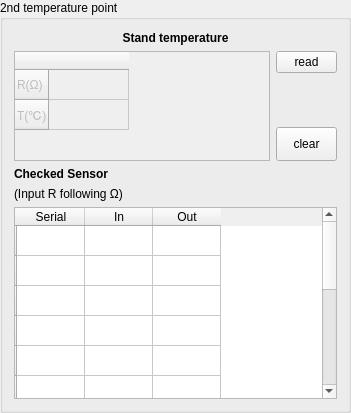
       <widget class="QGroupBox" name="groupBox_2">
        <property name="title">
         <string>2nd temperature point</string>
        </property>
        <layout class="QVBoxLayout" name="verticalLayout_3">
         <item>
          <widget class="QLabel" name="label_5">
           <property name="text">
            <string>&lt;html&gt;&lt;head/&gt;&lt;body&gt;&lt;p align=&quot;center&quot;&gt;&lt;span style=&quot; font-weight:600;&quot;&gt;Stand temperature&lt;/span&gt;&lt;/p&gt;&lt;/body&gt;&lt;/html&gt;</string>
           </property>
          </widget>
         </item>
         <item>
          <layout class="QGridLayout" name="gridLayout_3">
           <item row="0" column="0" rowspan="3">
            <widget class="QTableWidget" name="tbl_std_2">
             <property name="enabled">
              <bool>false</bool>
             </property>
             <property name="sizePolicy">
              <sizepolicy hsizetype="Preferred" vsizetype="Preferred">
               <horstretch>0</horstretch>
               <verstretch>0</verstretch>
              </sizepolicy>
             </property>
             <property name="maximumSize">
              <size>
               <width>16777215</width>
               <height>110</height>
              </size>
             </property>
             <attribute name="horizontalHeaderCascadingSectionResizes">
              <bool>true</bool>
             </attribute>
             <attribute name="horizontalHeaderDefaultSectionSize">
              <number>80</number>
             </attribute>
             <attribute name="horizontalHeaderMinimumSectionSize">
              <number>10</number>
             </attribute>
             <attribute name="verticalHeaderCascadingSectionResizes">
              <bool>true</bool>
             </attribute>
             <attribute name="verticalHeaderMinimumSectionSize">
              <number>10</number>
             </attribute>
             <row>
              <property name="text">
               <string>R(Ω)</string>
              </property>
             </row>
             <row>
              <property name="text">
               <string>T(℃)</string>
              </property>
             </row>
             <column>
              <property name="text">
               <string/>
              </property>
             </column>
             <item row="0" column="0">
              <property name="text">
               <string/>
              </property>
              <property name="flags">
               <set>ItemIsSelectable|ItemIsDragEnabled|ItemIsUserCheckable</set>
              </property>
             </item>
             <item row="1" column="0">
              <property name="text">
               <string/>
              </property>
              <property name="flags">
               <set>ItemIsSelectable|ItemIsDragEnabled|ItemIsUserCheckable</set>
              </property>
             </item>
            </widget>
           </item>
           <item row="0" column="1">
            <widget class="QPushButton" name="btn_read_2">
             <property name="enabled">
              <bool>true</bool>
             </property>
             <property name="minimumSize">
              <size>
               <width>61</width>
               <height>0</height>
              </size>
             </property>
             <property name="maximumSize">
              <size>
               <width>61</width>
               <height>16777215</height>
              </size>
             </property>
             <property name="text">
              <string>read</string>
             </property>
            </widget>
           </item>
           <item row="1" column="1">
            <spacer name="verticalSpacer_2">
             <property name="orientation">
              <enum>Qt::Vertical</enum>
             </property>
             <property name="sizeType">
              <enum>QSizePolicy::Preferred</enum>
             </property>
             <property name="sizeHint" stdset="0">
              <size>
               <width>13</width>
               <height>13</height>
              </size>
             </property>
            </spacer>
           </item>
           <item row="2" column="1">
            <widget class="QPushButton" name="btn_clear_2">
             <property name="enabled">
              <bool>true</bool>
             </property>
             <property name="sizePolicy">
              <sizepolicy hsizetype="Preferred" vsizetype="Preferred">
               <horstretch>0</horstretch>
               <verstretch>0</verstretch>
              </sizepolicy>
             </property>
             <property name="minimumSize">
              <size>
               <width>61</width>
               <height>34</height>
              </size>
             </property>
             <property name="maximumSize">
              <size>
               <width>61</width>
               <height>34</height>
              </size>
             </property>
             <property name="text">
              <string>clear</string>
             </property>
            </widget>
           </item>
          </layout>
         </item>
         <item>
          <layout class="QVBoxLayout" name="verticalLayout_4">
           <item>
            <widget class="QLabel" name="label_6">
             <property name="text">
              <string>&lt;html&gt;&lt;head/&gt;&lt;body&gt;&lt;p&gt;&lt;span style=&quot; font-weight:600;&quot;&gt;Checked Sensor&lt;/span&gt;&lt;/p&gt;&lt;/body&gt;&lt;/html&gt;</string>
             </property>
            </widget>
           </item>
           <item>
            <widget class="QLabel" name="label_7">
             <property name="text">
              <string>&lt;html&gt;&lt;head/&gt;&lt;body&gt;&lt;p&gt;(Input R following Ω)&lt;/p&gt;&lt;/body&gt;&lt;/html&gt;</string>
             </property>
            </widget>
           </item>
           <item>
            <widget class="QTableWidget" name="tbl_in_2">
             <property name="enabled">
              <bool>true</bool>
             </property>
             <attribute name="horizontalHeaderCascadingSectionResizes">
              <bool>true</bool>
             </attribute>
             <attribute name="horizontalHeaderDefaultSectionSize">
              <number>68</number>
             </attribute>
             <attribute name="horizontalHeaderMinimumSectionSize">
              <number>10</number>
             </attribute>
             <attribute name="verticalHeaderCascadingSectionResizes">
              <bool>true</bool>
             </attribute>
             <attribute name="verticalHeaderMinimumSectionSize">
              <number>10</number>
             </attribute>
             <row>
              <property name="text">
               <string/>
              </property>
             </row>
             <row>
              <property name="text">
               <string/>
              </property>
             </row>
             <row>
              <property name="text">
               <string/>
              </property>
             </row>
             <row>
              <property name="text">
               <string/>
              </property>
             </row>
             <row>
              <property name="text">
               <string/>
              </property>
             </row>
             <row>
              <property name="text">
               <string/>
              </property>
             </row>
             <row>
              <property name="text">
               <string/>
              </property>
             </row>
             <row>
              <property name="text">
               <string/>
              </property>
             </row>
             <row>
              <property name="text">
               <string/>
              </property>
             </row>
             <row>
              <property name="text">
               <string/>
              </property>
             </row>
             <row>
              <property name="text">
               <string/>
              </property>
             </row>
             <row>
              <property name="text">
               <string/>
              </property>
             </row>
             <column>
              <property name="text">
               <string>Serial</string>
              </property>
             </column>
             <column>
              <property name="text">
               <string>In</string>
              </property>
             </column>
             <column>
              <property name="text">
               <string>Out</string>
              </property>
             </column>
             <item row="0" column="0">
              <property name="text">
               <string/>
              </property>
             </item>
             <item row="0" column="1">
              <property name="text">
               <string/>
              </property>
             </item>
             <item row="0" column="2">
              <property name="text">
               <string/>
              </property>
             </item>
             <item row="1" column="0">
              <property name="text">
               <string/>
              </property>
             </item>
             <item row="1" column="1">
              <property name="text">
               <string/>
              </property>
             </item>
             <item row="1" column="2">
              <property name="text">
               <string/>
              </property>
             </item>
             <item row="2" column="0">
              <property name="text">
               <string/>
              </property>
             </item>
             <item row="2" column="1">
              <property name="text">
               <string/>
              </property>
             </item>
             <item row="2" column="2">
              <property name="text">
               <string/>
              </property>
             </item>
             <item row="3" column="0">
              <property name="text">
               <string/>
              </property>
             </item>
             <item row="3" column="1">
              <property name="text">
               <string/>
              </property>
             </item>
             <item row="3" column="2">
              <property name="text">
               <string/>
              </property>
             </item>
             <item row="4" column="0">
              <property name="text">
               <string/>
              </property>
             </item>
             <item row="4" column="1">
              <property name="text">
               <string/>
              </property>
             </item>
             <item row="4" column="2">
              <property name="text">
               <string/>
              </property>
             </item>
             <item row="5" column="0">
              <property name="text">
               <string/>
              </property>
             </item>
             <item row="5" column="1">
              <property name="text">
               <string/>
              </property>
             </item>
             <item row="5" column="2">
              <property name="text">
               <string/>
              </property>
             </item>
             <item row="6" column="0">
              <property name="text">
               <string/>
              </property>
             </item>
             <item row="6" column="1">
              <property name="text">
               <string/>
              </property>
             </item>
             <item row="6" column="2">
              <property name="text">
               <string/>
              </property>
             </item>
             <item row="7" column="0">
              <property name="text">
               <string/>
              </property>
             </item>
             <item row="7" column="1">
              <property name="text">
               <string/>
              </property>
             </item>
             <item row="7" column="2">
              <property name="text">
               <string/>
              </property>
             </item>
             <item row="8" column="0">
              <property name="text">
               <string/>
              </property>
             </item>
             <item row="8" column="1">
              <property name="text">
               <string/>
              </property>
             </item>
             <item row="8" column="2">
              <property name="text">
               <string/>
              </property>
             </item>
             <item row="9" column="0">
              <property name="text">
               <string/>
              </property>
             </item>
             <item row="9" column="1">
              <property name="text">
               <string/>
              </property>
             </item>
             <item row="9" column="2">
              <property name="text">
               <string/>
              </property>
             </item>
             <item row="10" column="0">
              <property name="text">
               <string/>
              </property>
             </item>
             <item row="10" column="1">
              <property name="text">
               <string/>
              </property>
             </item>
             <item row="10" column="2">
              <property name="text">
               <string/>
              </property>
             </item>
             <item row="11" column="0">
              <property name="text">
               <string/>
              </property>
             </item>
             <item row="11" column="1">
              <property name="text">
               <string/>
              </property>
             </item>
             <item row="11" column="2">
              <property name="text">
               <string/>
              </property>
             </item>
            </widget>
           </item>
          </layout>
         </item>
        </layout>
       </widget>
